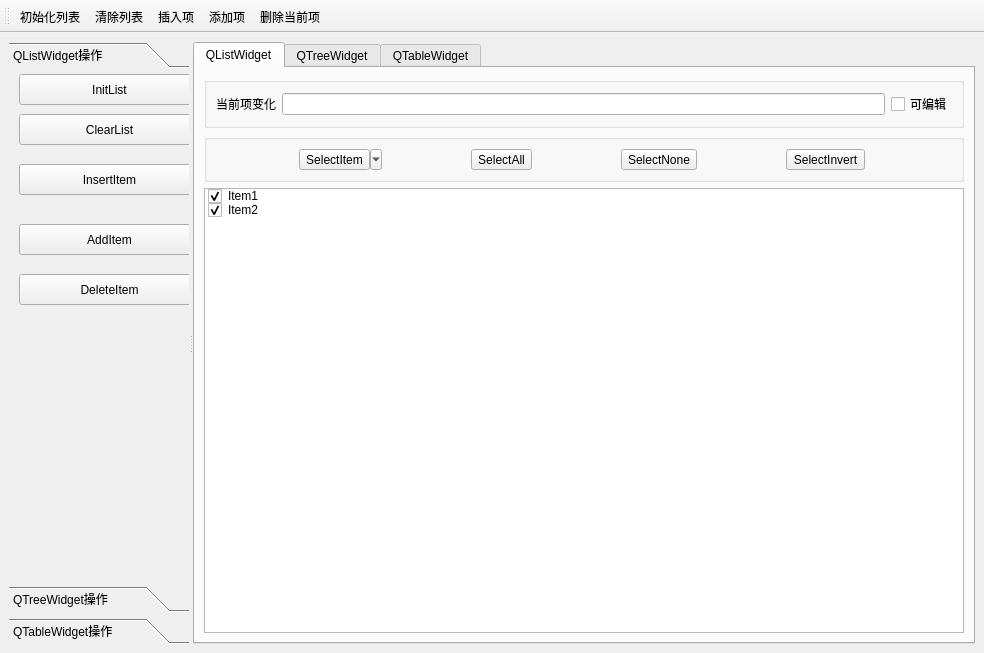
<?xml version="1.0" encoding="UTF-8"?>
<ui version="4.0">
 <class>listwidget_window</class>
 <widget class="QMainWindow" name="listwidget_window">
  <property name="geometry">
   <rect>
    <x>0</x>
    <y>0</y>
    <width>984</width>
    <height>653</height>
   </rect>
  </property>
  <property name="windowTitle">
   <string>listwidget_window</string>
  </property>
  <widget class="QWidget" name="centralwidget">
   <layout class="QGridLayout" name="gridLayout">
    <item row="0" column="0">
     <widget class="QSplitter" name="splitter">
      <property name="orientation">
       <enum>Qt::Horizontal</enum>
      </property>
      <widget class="QToolBox" name="toolBox">
       <property name="minimumSize">
        <size>
         <width>180</width>
         <height>0</height>
        </size>
       </property>
       <property name="maximumSize">
        <size>
         <width>180</width>
         <height>16777215</height>
        </size>
       </property>
       <property name="currentIndex">
        <number>0</number>
       </property>
       <widget class="QWidget" name="page_listWidget">
        <property name="geometry">
         <rect>
          <x>0</x>
          <y>0</y>
          <width>180</width>
          <height>456</height>
         </rect>
        </property>
        <attribute name="label">
         <string>QListWidget操作</string>
        </attribute>
        <widget class="QToolButton" name="toolButtonListInit">
         <property name="geometry">
          <rect>
           <x>10</x>
           <y>0</y>
           <width>181</width>
           <height>31</height>
          </rect>
         </property>
         <property name="text">
          <string>InitList</string>
         </property>
         <property name="toolButtonStyle">
          <enum>Qt::ToolButtonTextBesideIcon</enum>
         </property>
        </widget>
        <widget class="QToolButton" name="toolButtonListClear">
         <property name="geometry">
          <rect>
           <x>10</x>
           <y>40</y>
           <width>181</width>
           <height>31</height>
          </rect>
         </property>
         <property name="text">
          <string>ClearList</string>
         </property>
         <property name="toolButtonStyle">
          <enum>Qt::ToolButtonTextBesideIcon</enum>
         </property>
        </widget>
        <widget class="QToolButton" name="toolButtonListInsert">
         <property name="geometry">
          <rect>
           <x>10</x>
           <y>90</y>
           <width>181</width>
           <height>31</height>
          </rect>
         </property>
         <property name="text">
          <string>InsertItem</string>
         </property>
         <property name="toolButtonStyle">
          <enum>Qt::ToolButtonTextBesideIcon</enum>
         </property>
        </widget>
        <widget class="QToolButton" name="toolButtonListAdd">
         <property name="geometry">
          <rect>
           <x>10</x>
           <y>150</y>
           <width>181</width>
           <height>31</height>
          </rect>
         </property>
         <property name="text">
          <string>AddItem</string>
         </property>
         <property name="toolButtonStyle">
          <enum>Qt::ToolButtonTextBesideIcon</enum>
         </property>
        </widget>
        <widget class="QToolButton" name="toolButtonListDeleteItem">
         <property name="geometry">
          <rect>
           <x>10</x>
           <y>200</y>
           <width>181</width>
           <height>31</height>
          </rect>
         </property>
         <property name="text">
          <string>DeleteItem</string>
         </property>
         <property name="toolButtonStyle">
          <enum>Qt::ToolButtonTextBesideIcon</enum>
         </property>
        </widget>
       </widget>
       <widget class="QWidget" name="page_treeWidget">
        <property name="geometry">
         <rect>
          <x>0</x>
          <y>0</y>
          <width>180</width>
          <height>456</height>
         </rect>
        </property>
        <attribute name="label">
         <string>QTreeWidget操作</string>
        </attribute>
       </widget>
       <widget class="QWidget" name="page_tableWidget">
        <attribute name="label">
         <string>QTableWidget操作</string>
        </attribute>
       </widget>
      </widget>
      <widget class="QTabWidget" name="tabWidget">
       <property name="currentIndex">
        <number>0</number>
       </property>
       <widget class="QWidget" name="tab_listWidget">
        <attribute name="title">
         <string>QListWidget</string>
        </attribute>
        <layout class="QGridLayout" name="gridLayout_4">
         <item row="0" column="0">
          <widget class="QGroupBox" name="groupBox_2">
           <property name="title">
            <string/>
           </property>
           <layout class="QGridLayout" name="gridLayout_2">
            <item row="0" column="0">
             <widget class="QLabel" name="label">
              <property name="text">
               <string>当前项变化</string>
              </property>
             </widget>
            </item>
            <item row="0" column="1">
             <widget class="QLineEdit" name="lineEdit"/>
            </item>
            <item row="0" column="2">
             <widget class="QCheckBox" name="checkBox">
              <property name="text">
               <string>可编辑</string>
              </property>
             </widget>
            </item>
           </layout>
          </widget>
         </item>
         <item row="1" column="0">
          <widget class="QGroupBox" name="groupBox">
           <property name="title">
            <string/>
           </property>
           <layout class="QGridLayout" name="gridLayout_3">
            <item row="0" column="0">
             <widget class="QToolButton" name="toolButtonSelectItems">
              <property name="text">
               <string>SelectItem</string>
              </property>
              <property name="popupMode">
               <enum>QToolButton::MenuButtonPopup</enum>
              </property>
              <property name="toolButtonStyle">
               <enum>Qt::ToolButtonTextBesideIcon</enum>
              </property>
             </widget>
            </item>
            <item row="0" column="1">
             <widget class="QToolButton" name="toolButtonSelectAll">
              <property name="text">
               <string>SelectAll</string>
              </property>
              <property name="toolButtonStyle">
               <enum>Qt::ToolButtonTextBesideIcon</enum>
              </property>
             </widget>
            </item>
            <item row="0" column="2">
             <widget class="QToolButton" name="toolButtonSelectNone">
              <property name="text">
               <string>SelectNone</string>
              </property>
              <property name="toolButtonStyle">
               <enum>Qt::ToolButtonTextBesideIcon</enum>
              </property>
             </widget>
            </item>
            <item row="0" column="3">
             <widget class="QToolButton" name="toolButtonSelectInvert">
              <property name="text">
               <string>SelectInvert</string>
              </property>
              <property name="toolButtonStyle">
               <enum>Qt::ToolButtonTextBesideIcon</enum>
              </property>
             </widget>
            </item>
           </layout>
          </widget>
         </item>
         <item row="2" column="0">
          <widget class="QListWidget" name="listWidget">
           <property name="contextMenuPolicy">
            <enum>Qt::CustomContextMenu</enum>
           </property>
           <item>
            <property name="text">
             <string>Item1</string>
            </property>
            <property name="checkState">
             <enum>Checked</enum>
            </property>
            <property name="icon">
             <iconset>
              <normaloff>../images/icon/Item.ico</normaloff>../images/icon/Item.ico</iconset>
            </property>
           </item>
           <item>
            <property name="text">
             <string>Item2</string>
            </property>
            <property name="checkState">
             <enum>Checked</enum>
            </property>
            <property name="icon">
             <iconset>
              <normaloff>../images/icon/Item.ico</normaloff>../images/icon/Item.ico</iconset>
            </property>
           </item>
          </widget>
         </item>
        </layout>
       </widget>
       <widget class="QWidget" name="tab_treeWidget">
        <attribute name="title">
         <string>QTreeWidget</string>
        </attribute>
       </widget>
       <widget class="QWidget" name="tab_tableWidget">
        <attribute name="title">
         <string>QTableWidget</string>
        </attribute>
       </widget>
      </widget>
     </widget>
    </item>
   </layout>
  </widget>
  <widget class="QMenuBar" name="menubar">
   <property name="geometry">
    <rect>
     <x>0</x>
     <y>0</y>
     <width>984</width>
     <height>26</height>
    </rect>
   </property>
  </widget>
  <widget class="QToolBar" name="toolBar">
   <property name="windowTitle">
    <string>toolBar</string>
   </property>
   <property name="toolButtonStyle">
    <enum>Qt::ToolButtonTextUnderIcon</enum>
   </property>
   <attribute name="toolBarArea">
    <enum>TopToolBarArea</enum>
   </attribute>
   <attribute name="toolBarBreak">
    <bool>false</bool>
   </attribute>
   <addaction name="actionListInit"/>
   <addaction name="actionListClear"/>
   <addaction name="actionListInsertItem"/>
   <addaction name="actionListAddItem"/>
   <addaction name="actionListDeleteItem"/>
  </widget>
  <action name="actionListInit">
   <property name="icon">
    <iconset>
     <normaloff>../images/icon/init_list.bmp</normaloff>../images/icon/init_list.bmp</iconset>
   </property>
   <property name="text">
    <string>初始化列表</string>
   </property>
  </action>
  <action name="actionListClear">
   <property name="icon">
    <iconset>
     <normaloff>../images/icon/clear_list.bmp</normaloff>../images/icon/clear_list.bmp</iconset>
   </property>
   <property name="text">
    <string>清除列表</string>
   </property>
  </action>
  <action name="actionListInsertItem">
   <property name="icon">
    <iconset>
     <normaloff>../images/icon/insert_item.bmp</normaloff>../images/icon/insert_item.bmp</iconset>
   </property>
   <property name="text">
    <string>插入项</string>
   </property>
  </action>
  <action name="actionListAddItem">
   <property name="icon">
    <iconset>
     <normaloff>../images/icon/add_item.bmp</normaloff>../images/icon/add_item.bmp</iconset>
   </property>
   <property name="text">
    <string>添加项</string>
   </property>
  </action>
  <action name="actionListDeleteItem">
   <property name="icon">
    <iconset>
     <normaloff>../images/icon/delete_item.bmp</normaloff>../images/icon/delete_item.bmp</iconset>
   </property>
   <property name="text">
    <string>删除当前项</string>
   </property>
  </action>
  <action name="actionQuit">
   <property name="icon">
    <iconset>
     <normaloff>../images/icon/exit.bmp</normaloff>../images/icon/exit.bmp</iconset>
   </property>
   <property name="text">
    <string>退出</string>
   </property>
  </action>
  <action name="actionSelectItems">
   <property name="icon">
    <iconset>
     <normaloff>../images/icon/items_select.bmp</normaloff>../images/icon/items_select.bmp</iconset>
   </property>
   <property name="text">
    <string>项选择</string>
   </property>
  </action>
  <action name="actionSelectAll">
   <property name="text">
    <string>全选</string>
   </property>
  </action>
  <action name="actionSelectNone">
   <property name="text">
    <string>全不选</string>
   </property>
  </action>
  <action name="actionSelectInverse">
   <property name="text">
    <string>反选</string>
   </property>
  </action>
 </widget>
 <resources/>
 <connections>
  <connection>
   <sender>actionQuit</sender>
   <signal>triggered()</signal>
   <receiver>listwidget_window</receiver>
   <slot>close()</slot>
   <hints>
    <hint type="sourcelabel">
     <x>-1</x>
     <y>-1</y>
    </hint>
    <hint type="destinationlabel">
     <x>491</x>
     <y>326</y>
    </hint>
   </hints>
  </connection>
 </connections>
</ui>
